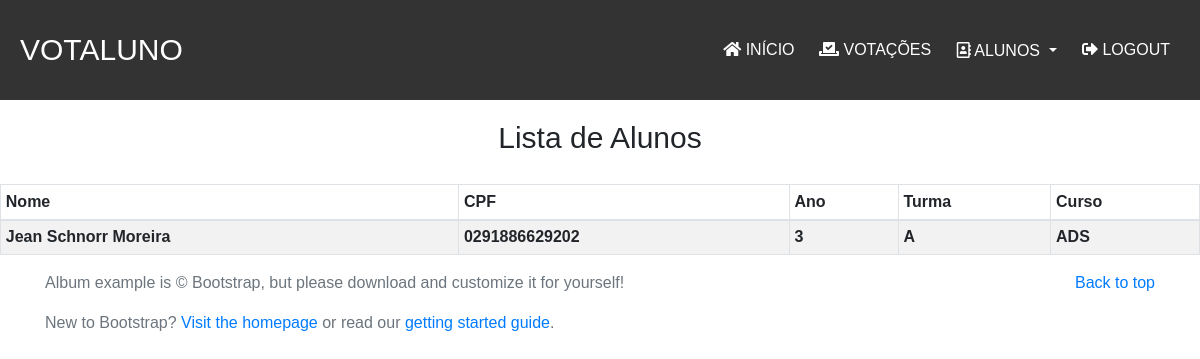
The page /listarAlunos/ (signed in) on the database as committed earlier.
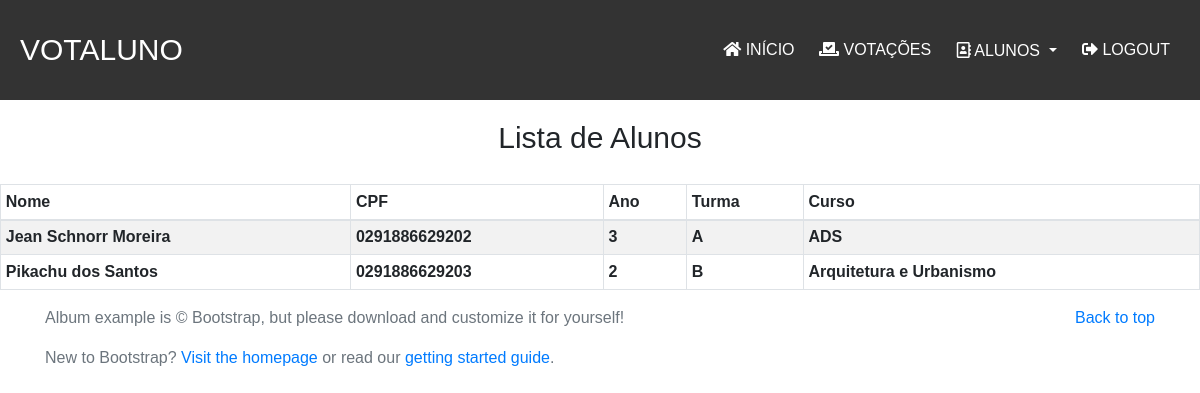
The same page on the database as committed later.
### votacoes/models.py (models this page shows, shortened)
class Aluno(models.Model):
    imagemAluno = models.ImageField(upload_to='images/')
    nomeAluno = models.CharField(
        max_length=255,
        null=False,
        blank=False
    )
    cursoAluno = models.CharField(
        max_length=50,
        null=False,
        blank=False
    )
    turmaAluno = models.CharField(
        max_length=1,
        null=False,
        blank=False
    )
    cpfAluno = models.CharField(
        max_length=14,
        null=False,
        blank=False
    )
    serieAluno = models.IntegerField(
        null=False,
        blank=False,
    )

### votacoes/views.py (the view)
# urls.py: path('listarAlunos/',views.listarAlunos,name='listarAlunos'),
@login_required
def listarAlunos(request):
    alunos = Aluno.objects.all()
    return render(request,'listar/listarAlunos.html',{'alunos':alunos})

### votacoes/templates/listar/listarAlunos.html
{% extends 'baseSite.html' %}
{% block content %}
<div class="listaAlunos">
    <h1>Lista de Alunos</h1>
    <table id="dtVerticalScrollExample" class="table table-responsive-sm table-striped table-bordered table-sm" cellspacing="0"
    width="90%">
        <thead>
            <th class="th-sm">Nome</th>
            <th class="th-sm">CPF</th>
            <th class="th-sm">Ano</th>
            <th class="th-sm">Turma</th>
            <th class="th-sm">Curso</th>
        </thead>
        <tbody>
            {% for Aluno in alunos %}
                <tr>
                    <th>{{Aluno.nomeAluno}}</th>
                    <th>{{Aluno.cpfAluno}}</th>
                    <th>{{Aluno.serieAluno}}</th>
                    <th>{{Aluno.turmaAluno}}</th>
                    <th>{{Aluno.cursoAluno}}</th>
                </tr>
            {% endfor %}
        </tbody>
    </table>
</div>
{% endblock %}

Rows that differ between the two databases and show on the page:
added Aluno: nomeAluno "Pikachu dos Santos", cpfAluno "0291886629203", serieAluno "2", turmaAluno "B", cursoAluno "Arquitetura e Urbanismo"
